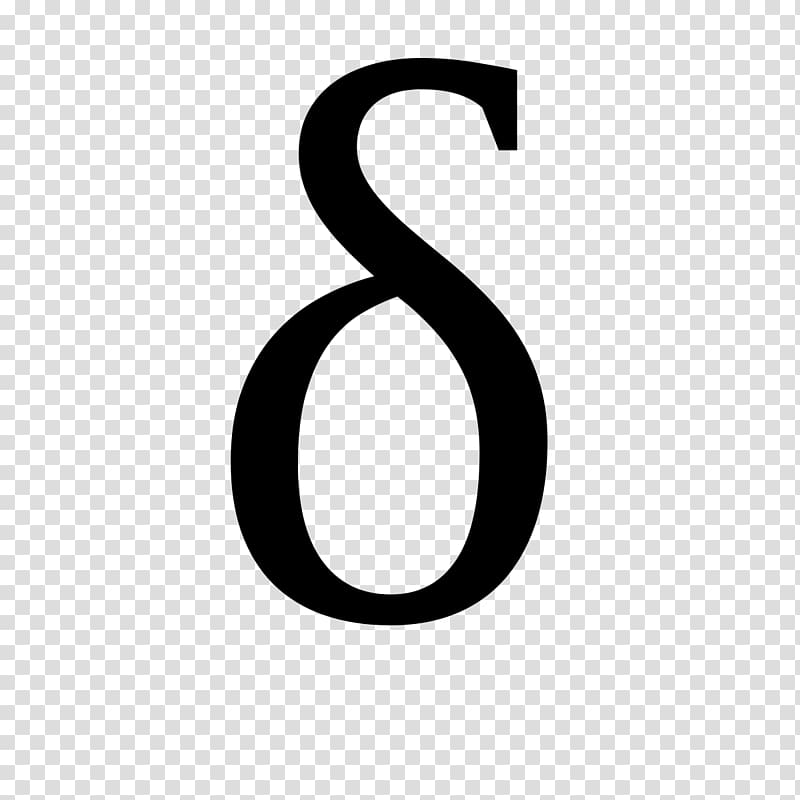
%> input picture Target Generation/delta.jpg, 800 x 800 px
$ octave GenerateSmall.m   (GNU Octave 9; MATLAB toolbox functions it lacks are replaced by stand-ins)
%> lines starting %> are read from the running program, lines starting %| are printed output that depends on the picture; in (x1, y1, x2, y2) boxes, pixels count from 0 and x2, y2 are one past the last pixel; in counts of white or black regions, pixels touching at a corner belong together; the program's own positions count from 1
### Target Generation/deltaTarget.m
function [Target] = deltaTarget(Nx)
%> called with Nx = 30

    Target = imread('delta.jpg');
%> Target is the input picture: size 800x800 uint8; min 0, max 255, mean 212.9
    Target = double(Target);
%> Target: size 800x800 double

    x1 = linspace(0, 1, size(Target, 2));
%> x1 = 800 values from 0 to 1
    x2 = linspace(0, 1, size(Target, 1));
%> x2 = 800 values from 0 to 1
    [x1, x2] = meshgrid(x1, x2);

    xi = linspace(0, 1, Nx);
    [xi1, xi2] = meshgrid(xi, xi.');

    Target = interp2(x1, x2, Target, xi1, xi2);
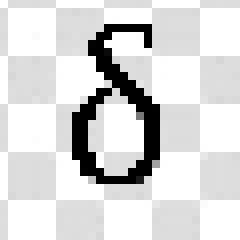
%> Target: size 30x30 double (shown 8 times larger); min 0, max 255, mean 216.4
    Target = imbinarize(Target, 100);
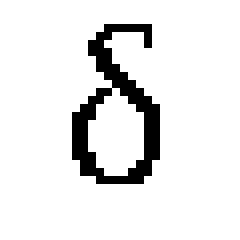
%> Target: size 30x30 logical (shown 8 times larger); 90.8% white; black in thin lines or dots, all inside (x1, y1, x2, y2) = (9, 3, 20, 23)
    Target = ~Target;
    Target = Target*8;

end

### Target Generation/GenerateSmall.m
% Ralf Mouthaan
% University of Cambridge
% September 2020
%
% Script to generate holograms for imaging. In other words, this script
% takes an image and converts it to a format that allow it to be uploaded
% onto the SLM.

clc; clear variables; close all;

%% Save Hologram

Nx = 60;
Holo = zeros(Nx);
Holo(Nx/4:Nx*3/4-1,Nx/4:Nx*3/4-1) = deltaTarget(Nx/2);
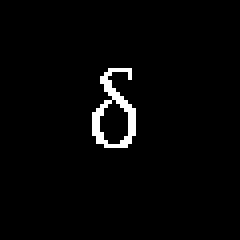
%> Holo: size 60x60 double (shown 4 times larger); values 0 (black) and 8 (white), 2.3% white in thin lines or dots, all inside (x1, y1, x2, y2) = (23, 17, 34, 37)

figure;
imagesc(abs(Holo));
axis square;
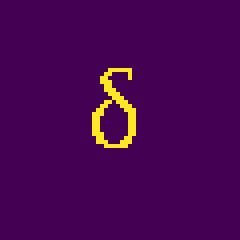
%> displayed picture: size 60x60x3, on the screen's scale of 0 to 255 (shown 4 times larger); mean R, G, B 72.3, 6.3, 82.9

Holo = reshape(Holo,1,Nx*Nx).';
%> Holo = 3600 values, max 8 at index 1409, min 0 at index 1, mean 0.184

fid = fopen('Small Delta Target.txt', 'w+');

for i = 1:length(Holo)
    fprintf(fid, num2str(Holo(i)));
    if i ~= length(Holo)
        fprintf(fid, ",");
    end
end

fclose(fid);
